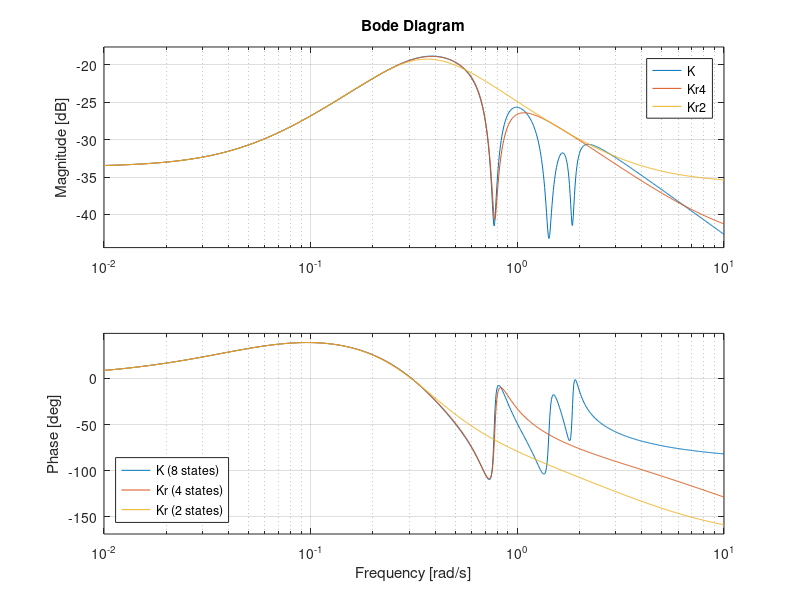

The MATLAB source for this figure: (Note: this script raises an error after producing the figure.)
%% -*- texinfo -*-
%% Frequency-weighted controller reduction.

% ===============================================================================
% Frequency Weighted Controller Reduction       Lukas Reichlin      December 2011
% ===============================================================================
% Reference: Madievski, A.G. and Anderson, B.D.O.
%            Sampled-Data Controller Reduction Procedure
%            IEEE Transactions of Automatic Control
%            Vol. 40, No. 11, November 1995
% ===============================================================================

% Tabula Rasa
clear all, close all, clc

% Plant
Ap1 = [  0.0         1.0
         0.0         0.0     ];

Ap2 = [ -0.015       0.765
        -0.765      -0.015   ];

Ap3 = [ -0.028       1.410
        -1.410      -0.028   ];

Ap4 = [ -0.04        1.85
        -1.85       -0.04    ];

Ap = blkdiag (Ap1, Ap2, Ap3, Ap4);

Bp = [   0.026
        -0.251
         0.033
        -0.886
        -4.017
         0.145
         3.604
         0.280   ];

Cp = [  -0.996      -0.105       0.261       0.009      -0.001      -0.043       0.002      -0.026   ];

Dp = [   0.0     ];

P = ss (Ap, Bp, Cp, Dp);

% Controller
Ac = [  -0.4077      0.9741      0.1073      0.0131      0.0023     -0.0186     -0.0003     -0.0098
        -0.0977     -0.1750      0.0215     -0.0896     -0.0260      0.0057      0.0109     -0.0105
         0.0011      0.0218     -0.0148      0.7769      0.0034     -0.0013     -0.0014      0.0011
        -0.0361     -0.5853     -0.7701     -0.3341     -0.0915      0.0334      0.0378     -0.0290
        -0.1716     -2.6546     -0.0210     -1.4467     -0.4428      1.5611      0.1715     -0.1318
        -0.0020      0.0950      0.0029      0.0523     -1.3950     -0.0338     -0.0062      0.0045
         0.1607      2.3824      0.0170      1.2979      0.3721     -0.1353     -0.1938      1.9685
        -0.0006      0.1837      0.0048      0.1010      0.0289     -0.0111     -1.8619     -0.0311  ];

Bc = [  -0.4105
        -0.0868
        -0.0004
         0.0036
         0.0081
        -0.0085
        -0.0004
        -0.0132  ];

Cc = [  -0.0447     -0.6611     -0.0047     -0.3601     -0.1033      0.0375      0.0427     -0.0329  ];

Dc = [   0.0     ];

K = ss (Ac, Bc, Cc, Dc);

% Controller Reduction
Kr4 = spaconred (P, K, 4, 'feedback', '-')
Kr2 = spaconred (P, K, 2, 'feedback', '-')

% Open Loop
L = P * K;
Lr4 = P * Kr4;
Lr2 = P * Kr2;

% Closed Loop
T = feedback (L);
Tr4 = feedback (Lr4);
Tr2 = feedback (Lr2);

% Frequency Range
w = {1e-2, 1e1};
% w = logspace (-2, 1, 500);

% Bode Plot of Controller
figure (1)
bode (K, Kr4, Kr2, w)
% title ('Bode Diagrams of K and Kr')
legend ('K (8 states)', 'Kr (4 states)', 'Kr (2 states)', 'location', 'southwest')

% Step Response of Closed Loop
figure (2)
step2 (T, Tr4, Tr2)

%{    
% Step Response of Closed Loop
[y, t] = step (T, 100);
[yr4, tr4] = step (Tr4, 100);
[yr2, tr2] = step (Tr2, 100);

figure (2)
plot (t, y, tr4, yr4, tr2, yr2)
grid ('on')
title ('Step Response of Closed Loop')
xlabel ('Time [s]')
ylabel ('Output [-]')
legend ('K (8 states)', 'Kr (4 states)', 'Kr (2 states)', 'Location', 'SouthEast')
%}